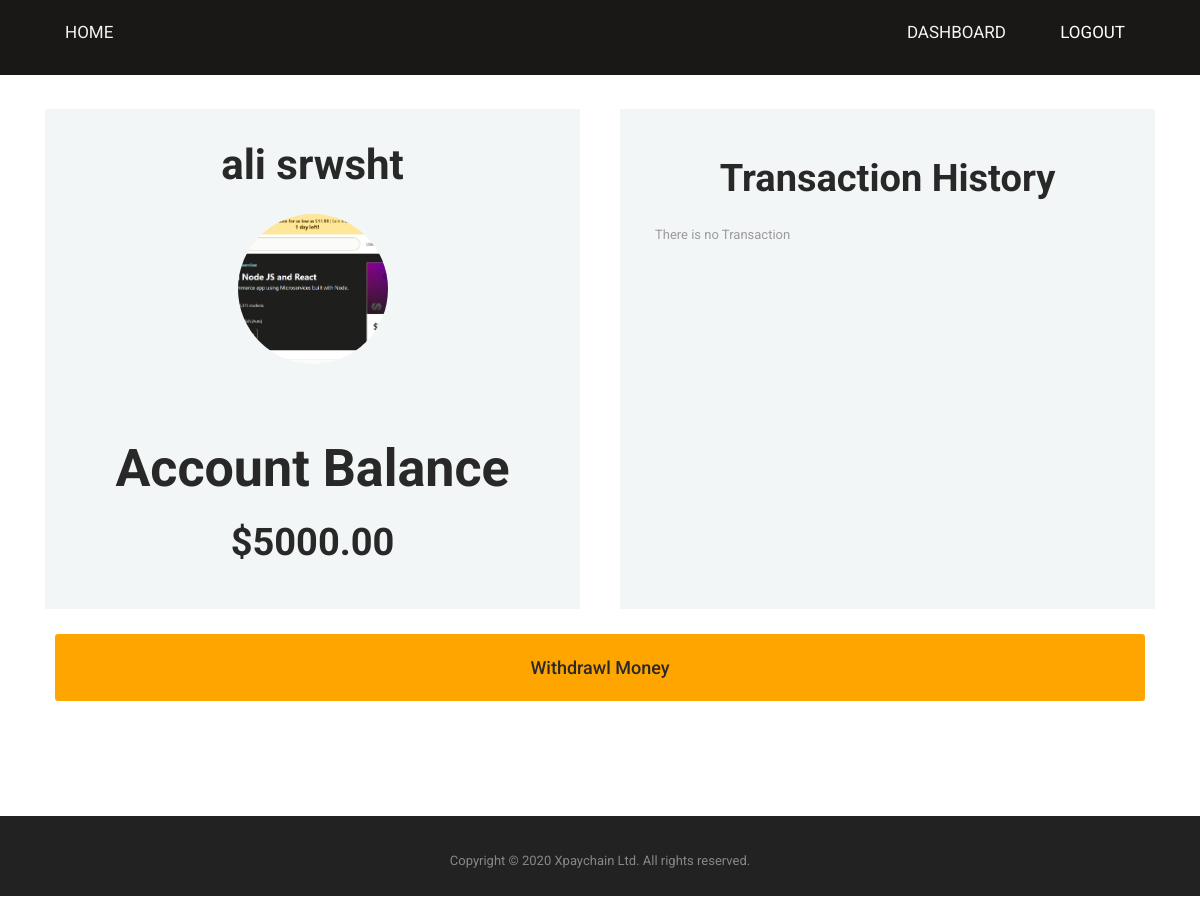
/accounts/dashboard/ (signed in), run on an earlier commit of the app's database.
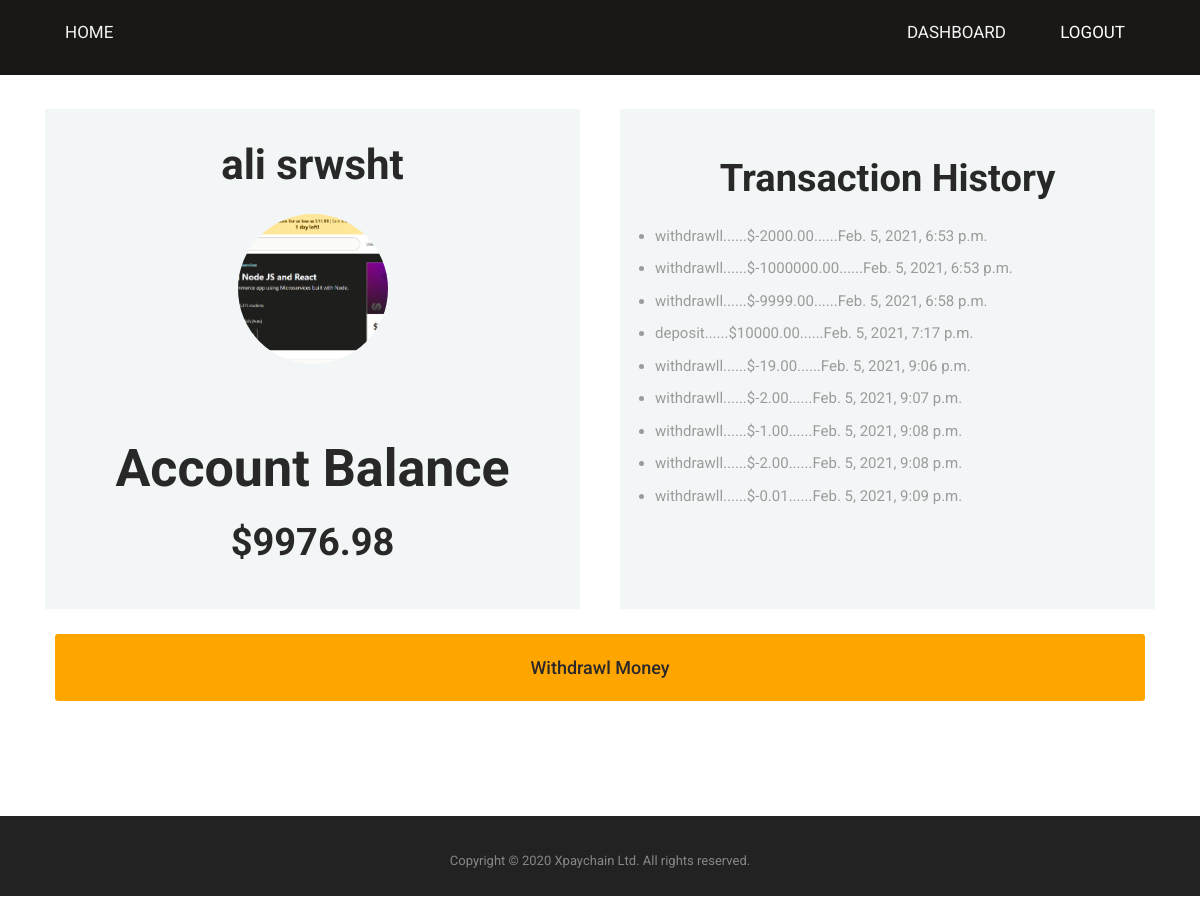
And on a later commit of the database.
### accounts/models.py (models this page shows, shortened)
class User(AbstractUser):
    phone       = models.CharField(max_length=50,blank=True,)
    main_image  = models.ImageField(blank = True,null=True, default='default.jpg')
    no_plan     = 'Not subscribed'
    basic       = 'basic'
    standard    = 'standard'
    gold        = 'gold'
    diamond     = 'diamond'
    plans       = [
        (no_plan, 'Not subscribed'),
        (basic, 'basic'),
        (standard, 'standard'),
        (gold, 'gold'),
        (diamond, 'diamond'),
    ]
    plan       = models.CharField(
        max_length=20,
        choices=plans,
        default=no_plan,
    )
    amount          = models.DecimalField(blank=True,null=True,default=0,verbose_name='Balance',max_digits=99999999,decimal_places=2)
    date_joind      = models.DateTimeField(verbose_name='date joined',auto_now_add=True)
    schedul_pay      = models.DateTimeField(verbose_name='Scheduled payment',auto_now_add=True, null=True)
    trans =models.URLField(verbose_name='Transactions',max_length=250)
    subscribed = models.BooleanField(verbose_name='Subscribed',default=False)
    is_invester = models.BooleanField(default=False, verbose_name='Invester')

class Transactions(models.Model):
    class Meta:
        verbose_name = ("Transaction")
        verbose_name_plural = ("Transactions")
    user                = models.ForeignKey(User,on_delete=models.CASCADE)
    withdrawll          = 'withdrawll'
    deposit             = 'deposit'
    transaction_type_choices = [
        (withdrawll,'withdrawll'),
        (deposit,'deposit'),
    ]
    transaction_type    = models.CharField(
        max_length=20,
        choices=transaction_type_choices)
    transaction_amount  = models.DecimalField(blank = True,decimal_places=2,max_digits=9999999)
    transaction_date    = models.DateTimeField(verbose_name='Transaction Date',auto_now_add=True)
    transaction_complete = models.BooleanField(default=False)
    acc_balance         = models.DecimalField(verbose_name='Account balance after that transaction',blank=True,null=True,decimal_places = 2,max_digits=99999999)
    def balance(self):
        return self.user.amount

### accounts/views.py (the view, shortened to what this page needs)
# urls.py: path('dashboard/', views.dashboard, name = 'dashboard'),
def dashboard(request):
    if not request.user.is_authenticated:
        if('/ku' in request.path):
            return redirect('/ku')
        elif('/ar' in request.path):
            return redirect('/ar')
        else:
            return redirect('index')
    else:
        print(request.build_absolute_uri)
        basic = 0.07
        standard = 0.08
        others = 0.09
        plan= request.user.plan
        balance = request.user.amount
        year = request.user.schedul_pay.year
        month = request.user.schedul_pay.month
        year_now = date.today().year
        month_now = date.today().month
        if(year == year_now and balance > 0):
            if(month_now > month):
                if(plan == "basic"):
                    balance ="{:.2f}".format( balance + "{:.2f}".format(balance*basic) )
                    request.user.schedul_pay = datetime.now()
                elif(plan == "standard"):
                    balance ="{:.2f}".format( balance + "{:.2f}".format(balance*standard) )
                    request.user.schedul_pay = datetime.now()
                elif(plan == "gold" or plan == "diamond"):
                    request.user.amount =float( "{:.2f}".format( float(balance) + float("{:.2f}".format(float(balance)*others) )))
                    request.user.schedul_pay = datetime.now()
                    request.user.save()
        trans_query = Transactions.objects.filter(user=request.user)
        context = {"trans_query":trans_query,}
        if('/ku' in request.path):
            return render(request, 'accounts/user_dashboard_ku.html',context)
        elif('/ar' in request.path):
            return render(request, 'accounts/user_dashboard_ar.html',context)
        else:
            return render(request, 'accounts/user_dashboard.html',context)

### templates/accounts/user_dashboard.html (shortened to what this page needs)
{% extends "base.html" %} {% load static %}
  {% block content %}
  <section id="user_dashboard">
    <div class="container">
      <div class="account-info">
        <div class="account-balance">
          <div class="account-information">
            <h2>{{user.first_name}} {{user.last_name}}</h2>
            <img id="user-pic" src="{{user.main_image.url}}" />
          </div>
          <div class="account-balance-account">
            <h1>Account Balance</h1>
            <h3>${{user.amount}}</h3>
          </div>
        </div>
        <div class="user-options">
          <div class="container">
            <h3 class="m-top-30 text--center">Transaction History</h3>
            {% if trans_query %}
            <ul class="trans-list">
              {% for tran in trans_query %}
              <li>
                {{tran.transaction_type}}......${{tran.transaction_amount}}......{{tran.transaction_date}}
              </li>
              {% endfor %} {% else %}
              <p>There is no Transaction</p>
            {% endif %}
          </div>
        </div>
      </div>
      <div class="options-btn mt-20 mb-20">
        <a class="btn btn--primary" href="{% url 'withdrawl' %}"
          >Withdrawl Money</a
        >
      </div>
    </div>
  </section>
  {% endblock content %}

### templates/base.html (shortened to what this page needs)
{% load static %}
<!DOCTYPE html>
<html lang="en">
  <head>
    <link href="{% static 'assets/css/external.css' %} " rel="stylesheet" />
    <link href="{% static 'assets/css/style.css' %} " rel="stylesheet" />
    <link
      rel="stylesheet"
      media="screen and (max-width: 768px)"
      href="{% static 'assets/css/mobile.css' %} "
    />
    <link
      href="https://unpkg.com/tabulator-tables@4.9.3/dist/css/tabulator.min.css"
      rel="stylesheet"
    />
  </head>
  <body>
    <header id="header">
      <nav id="navbar" role="navigation">
        <div class="container">
          <div id="menuToggle">
            <ul id="menu">
              {% if user.is_authenticated %}
              <ul>
                {% if 'accounts' in request.path %}
                <a href="{% url 'index' %}" class="mob">
                  <li>HOME</li>
                </a>
                {% endif %}
              </ul>
              <ul>
                <a href="{% url 'dashboard' %}" class="sign-up">
                  <li>DASHBOARD</li>
                </a>
                <li id="logout-li">
                  <form action="{% url 'logout' %}" method="post" id="logout">
                    <input type="submit" class="log nav-link" value="LOGOUT" />
                  </form>
                </li>
              </ul>
              {%endif%}
            </ul>
          </div>
        </div>
      </nav>
    </header>
    <br /><br /><br />
    {% block content %}{% endblock content %}
    <footer>
      <p>Copyright © 2020 Xpaychain Ltd. All rights reserved.</p>
    </footer>
    <br /><br />
  </body>
</html>

### templates/_alerts.html (shortened to what this page needs)
{% load static %}

### templates/js_home.html (shortened to what this page needs)
{% load static %}

### xpaychain/static/assets/css/style.css (style rules this page uses)
* { margin: 0; padding: 0; }
body, html { overflow-x: hidden; }
html { font-size: 13px; }
body { background-color: #ffffff; font-family: "IBM Plex Serif", serif; font-size: 13px; font-weight: 400; color: #9b9b9b; margin: 0; }
#menu { display: flex; justify-content: space-between; }
#header { position: fixed; background: #191817; height: 75px; width: 100%; font-family: "Roboto", sans-serif; z-index: 2000; margin: 0; padding: 0; }
#menu li { padding: 20px; margin-right: 10px; text-decoration: none; list-style: none; }
#menu a, #menu a:hover { color: orange; text-decoration: none; }
#menu a { color: #f3f3f3; font-size: 17px; }
#menu li { display: inline-block; position: relative; padding-bottom: 3px; margin-right: 10px; }
#menu li:last-child { margin-right: 10px; }
#menu li:after { content: ""; display: block; margin: auto; height: 2px; width: 0px; background: transparent; transition: width 0.6s ease, background-color 0.6s ease; margin-top: 10px; }
a { text-decoration: none; }
.btn--primary { border: 1px solid orange; background: orange; }
* { outline: none; }
.h1, .h2, .h3, .h4, .h5, .h6, h1, h2, h3, h4, h5, h6 { color: #282828; font-family: "Roboto", sans-serif; font-weight: 700; margin: 0 0 28px; line-height: 1; }
.h1, h1 { font-size: 52px; }
.h2, h2 { font-size: 42px; }
.h3, h3 { font-size: 38px; }
.text--center { text-align: center !important; }
address, blockquote, dd, dl, fieldset, form, ol, p, pre, table, ul { margin-bottom: 20px; }
section { padding-top: 110px; padding-bottom: 110px; overflow: hidden; }
.mt-20 { margin-top: 20px !important; }
.mb-20 { margin-bottom: 20px !important; }
* { font-family: "Roboto", sans-serif; }
footer { position: relative; bottom: -40px; left: 0; right: 0; background: #222; height: 80px; display: flex; justify-content: center; align-self: center; }
footer p { padding-top: 35px; }
a { text-decoration: none; transition: all 0.4s ease; }
.m-top-30 { margin-top: 30px; }
#user_dashboard .account-info { display: flex; }
#user_dashboard .account-balance, #user_dashboard .user-options { background: #f3f6f6; flex: 1; width: 100%; padding: 20px; height: 500px; }
#user_dashboard .user-options { display: flex; flex-direction: column; align-items: center; }
#user_dashboard .account-balance { display: flex; flex-direction: column; justify-content: space-between; }
#user_dashboard .account-balance .account-information h2 { margin-top: 15px; }
#user_dashboard .account-balance { margin-right: 20px; }
#user_dashboard .account-balance h3, #user_dashboard .account-balance h2 { text-align: center; }
#user_dashboard .user-options { margin-left: 20px; }
.btn { padding: 20px; color: #29282a; font-size: 18px; font-weight: 500; }
.options-btn { display: flex; }
.options-btn .btn { flex: 1; margin: 5px 10px; }
.btn { border: none; }
body { height: 100vh; }
::placeholder { font-size: 15px; }
a { color: #ff9624; }
footer p { color: #878787; }
footer { background: #222; height: 80px; display: flex; justify-content: center; align-self: center; }
.account-information img { width: 150px; height: 150px; border-radius: 50%; object-fit: cover; object-position: center center; }
.account-information, .account-balance-account { display: flex; flex-direction: column; align-items: center; }
.user-options { overflow: scroll; }
.trans-list { width: auto; padding: 0; }
.trans-list li { font-size: 15px; margin-bottom: 10px; }
#user_dashboard { height: auto; padding: 50px 0; }
.user-options { overflow-y: auto; overflow-x: hidden; }

### templates/base.html (style rules this page uses)
#logout input { background: #191817; border: none; color: white; padding: 0; margin: 0; cursor: pointer; font-size: 17px; height: 100%; width: 100%; }
#logout { padding: 0; margin: 0; }

What changed in the data, as far as the page shows it:
changed User "ali": amount "5000.00" → "9976.98"
added Transactions: transaction_type "withdrawll", transaction_amount "-2000.00", transaction_date "Feb. 5, 2021, 6:53 p.m."
added Transactions: transaction_type "withdrawll", transaction_amount "-1000000.00", transaction_date "Feb. 5, 2021, 6:53 p.m."
added Transactions: transaction_type "withdrawll", transaction_amount "-9999.00", transaction_date "Feb. 5, 2021, 6:58 p.m."
added Transactions: transaction_type "deposit", transaction_amount "10000.00", transaction_date "Feb. 5, 2021, 7:17 p.m."
added Transactions: transaction_type "withdrawll", transaction_amount "-19.00", transaction_date "Feb. 5, 2021, 9:06 p.m."
added Transactions: transaction_type "withdrawll", transaction_amount "-2.00", transaction_date "Feb. 5, 2021, 9:07 p.m."
added Transactions: transaction_type "withdrawll", transaction_amount "-1.00", transaction_date "Feb. 5, 2021, 9:08 p.m."
added Transactions: transaction_type "withdrawll", transaction_amount "-2.00", transaction_date "Feb. 5, 2021, 9:08 p.m."
added Transactions: transaction_type "withdrawll", transaction_amount "-0.01", transaction_date "Feb. 5, 2021, 9:09 p.m."
Also different on the page:
text no longer shown: "There is no Transaction"
